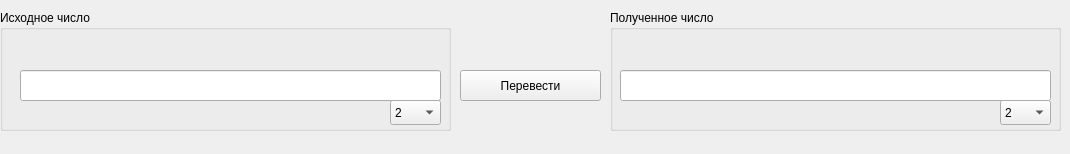
<?xml version="1.0" encoding="UTF-8"?>
<ui version="4.0">
 <class>MainWindow</class>
 <widget class="QMainWindow" name="MainWindow">
  <property name="geometry">
   <rect>
    <x>0</x>
    <y>0</y>
    <width>1070</width>
    <height>154</height>
   </rect>
  </property>
  <property name="windowTitle">
   <string>MainWindow</string>
  </property>
  <widget class="QWidget" name="centralwidget">
   <widget class="QPushButton" name="pushButton_conversion">
    <property name="geometry">
     <rect>
      <x>460</x>
      <y>70</y>
      <width>141</width>
      <height>31</height>
     </rect>
    </property>
    <property name="text">
     <string>Перевести</string>
    </property>
   </widget>
   <widget class="QGroupBox" name="groupBox">
    <property name="geometry">
     <rect>
      <x>0</x>
      <y>10</y>
      <width>451</width>
      <height>121</height>
     </rect>
    </property>
    <property name="autoFillBackground">
     <bool>false</bool>
    </property>
    <property name="styleSheet">
     <string notr="true"/>
    </property>
    <property name="title">
     <string>Исходное число</string>
    </property>
    <widget class="QLineEdit" name="lineEdit">
     <property name="geometry">
      <rect>
       <x>20</x>
       <y>60</y>
       <width>421</width>
       <height>31</height>
      </rect>
     </property>
    </widget>
    <widget class="QComboBox" name="comboBox">
     <property name="geometry">
      <rect>
       <x>390</x>
       <y>90</y>
       <width>51</width>
       <height>25</height>
      </rect>
     </property>
     <item>
      <property name="text">
       <string>2</string>
      </property>
     </item>
     <item>
      <property name="text">
       <string>3</string>
      </property>
     </item>
     <item>
      <property name="text">
       <string>8</string>
      </property>
     </item>
     <item>
      <property name="text">
       <string>10</string>
      </property>
     </item>
     <item>
      <property name="text">
       <string>16</string>
      </property>
     </item>
    </widget>
   </widget>
   <widget class="QGroupBox" name="groupBox_2">
    <property name="enabled">
     <bool>true</bool>
    </property>
    <property name="geometry">
     <rect>
      <x>610</x>
      <y>10</y>
      <width>451</width>
      <height>121</height>
     </rect>
    </property>
    <property name="title">
     <string>Полученное число</string>
    </property>
    <widget class="QLineEdit" name="lineEdit_2">
     <property name="geometry">
      <rect>
       <x>10</x>
       <y>60</y>
       <width>431</width>
       <height>31</height>
      </rect>
     </property>
    </widget>
    <widget class="QComboBox" name="comboBox_2">
     <property name="geometry">
      <rect>
       <x>390</x>
       <y>90</y>
       <width>51</width>
       <height>25</height>
      </rect>
     </property>
     <item>
      <property name="text">
       <string>2</string>
      </property>
     </item>
     <item>
      <property name="text">
       <string>3</string>
      </property>
     </item>
     <item>
      <property name="text">
       <string>8</string>
      </property>
     </item>
     <item>
      <property name="text">
       <string>10</string>
      </property>
     </item>
     <item>
      <property name="text">
       <string>16</string>
      </property>
     </item>
    </widget>
   </widget>
  </widget>
 </widget>
 <resources/>
 <connections/>
</ui>
